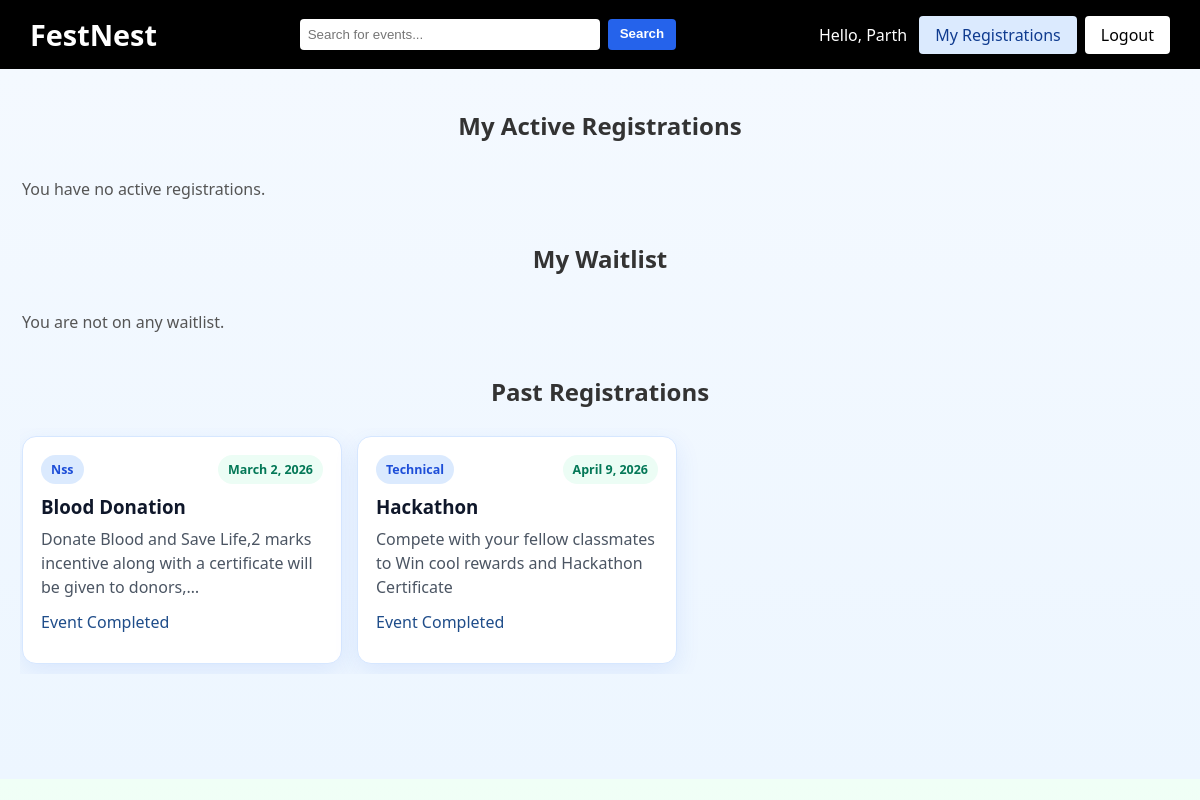
/my-registrations/ (signed in), run on an earlier commit of the app's database.
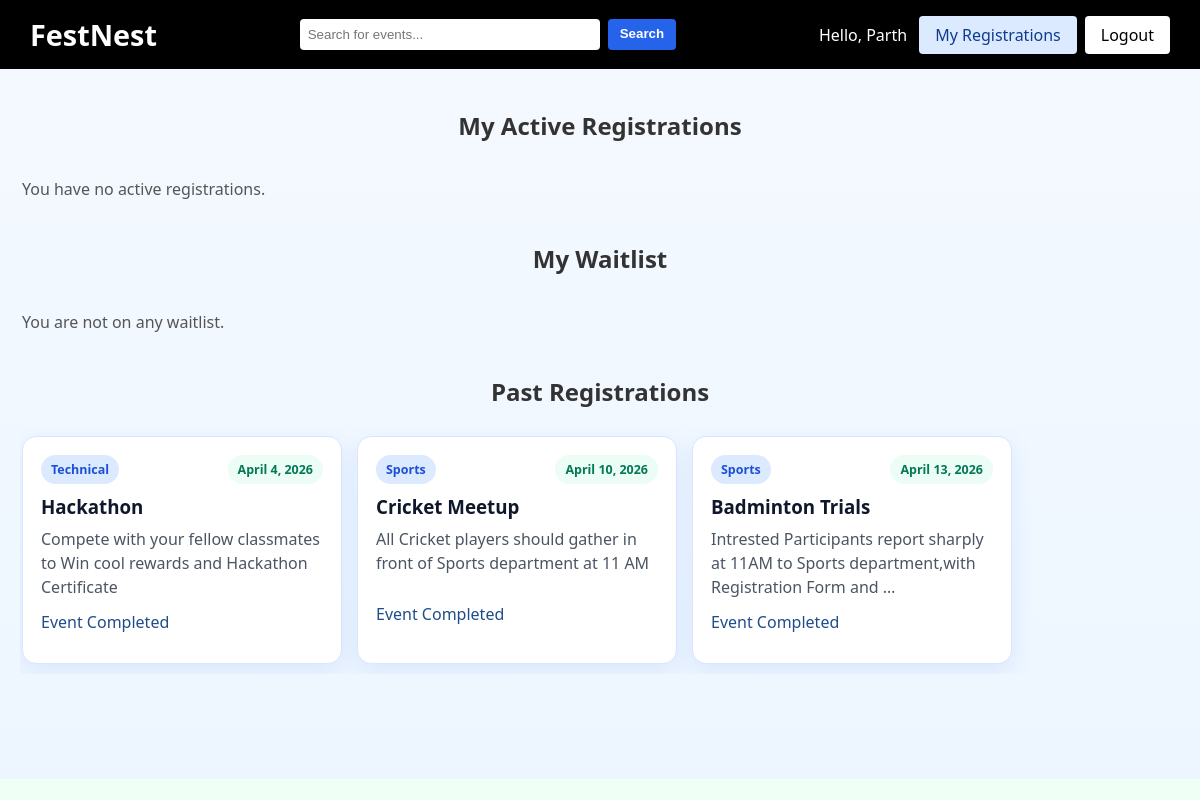
And on a later commit of the database.
### events/models.py (models this page shows, shortened)
class Event(models.Model):
    CATEGORY_CHOICES = [
        ('cultural', 'Cultural'),
        ('technical', 'Technical'),
        ('sports', 'Sports'),
        ('nss', 'NSS'),
    ]
    title = models.CharField(max_length=200)
    category = models.CharField(max_length=20, choices=CATEGORY_CHOICES)
    date = models.DateField()
    description = models.TextField()
    capacity = models.PositiveIntegerField(default=100)
    waitlist_enabled = models.BooleanField(default=True)
    is_team_event = models.BooleanField(default=False)
    min_team_size = models.PositiveIntegerField(default=2)
    max_team_size = models.PositiveIntegerField(default=4)
    attendees = models.ManyToManyField(User, blank=True)

### events/views.py (the view)
# urls.py: path('my-registrations/', views.my_registrations, name='my_registrations'),
@login_required
def my_registrations(request):
    today = timezone.localdate()
    registered_events = Event.objects.filter(attendees=request.user).order_by('date')
    active_registered_events = registered_events.filter(date__gte=today)
    past_registered_events = registered_events.filter(date__lt=today)
    waitlisted_entries = (
        WaitlistEntry.objects
        .filter(user=request.user, event__date__gte=today)
        .select_related('event')
        .order_by('event__date', 'created_at')
    )
    team_registrations = (
        Team.objects
        .filter(members=request.user, is_submitted=True)
        .select_related('event', 'leader')
        .prefetch_related('members')
        .order_by('event__date')
    )
    active_team_registrations = [team for team in team_registrations if team.event.date >= today]
    past_team_registrations = [team for team in team_registrations if team.event.date < today]
    active_teams_in_progress = (
        Team.objects
        .filter(members=request.user, is_submitted=False, event__date__gte=today)
        .select_related('event', 'leader')
        .prefetch_related('members')
        .order_by('event__date', 'created_at')
    )
    return render(
        request,
        'my_registrations.html',
        {
            'active_events': active_registered_events,
            'past_events': past_registered_events,
            'waitlisted_entries': waitlisted_entries,
            'active_team_registrations': active_team_registrations,
            'past_team_registrations': past_team_registrations,
            'active_teams_in_progress': active_teams_in_progress,
        },
    )

### templates/my_registrations.html (shortened to what this page needs)
{% extends 'base.html' %}
{% block body_class %}detail-page{% endblock %}
{% block content %}
<section class="carousel-section registrations-section">
    <div class="container">
        <h2>My Active Registrations</h2>
        <div class="carousel-track">
            {% for event in active_events %}
            <article class="upcoming-card">
                <div class="upcoming-top">
                    <span class="category-pill">{{ event.category|title }}</span>
                    <span class="date-pill">{{ event.date }}</span>
                </div>
                <h3>{{ event.title }}</h3>
                <p class="upcoming-desc">{{ event.description|truncatechars:95 }}</p>
                <div class="upcoming-actions">
                    <a href="{% url 'event_detail' event.id %}" class="cta-btn upcoming-btn">View Details</a>
                    <form method="post" action="{% url 'unregister_event' event.id %}" class="inline-form">
                        {% csrf_token %}
                        <button type="submit" class="cta-btn upcoming-btn alt">Unregister</button>
                    </form>
                </div>
            </article>
            {% empty %}
            <p class="empty-text">You have no active registrations.</p>
            {% endfor %}
        </div>
        <h2 style="margin-top: 24px;">My Waitlist</h2>
        <div class="carousel-track">
            {% for entry in waitlisted_entries %}
            <article class="upcoming-card">
                <div class="upcoming-top">
                    <span class="category-pill">{{ entry.event.category|title }}</span>
                    <span class="date-pill">{{ entry.event.date }}</span>
                </div>
                <h3>{{ entry.event.title }}</h3>
                <p class="upcoming-desc">{{ entry.event.description|truncatechars:95 }}</p>
                <div class="upcoming-actions">
                    <a href="{% url 'event_detail' entry.event.id %}" class="cta-btn upcoming-btn">View Details</a>
                    <form method="post" action="{% url 'unregister_event' entry.event.id %}" class="inline-form">
                        {% csrf_token %}
                        <button type="submit" class="cta-btn upcoming-btn alt">Leave Waitlist</button>
                    </form>
                </div>
            </article>
            {% empty %}
            <p class="empty-text">You are not on any waitlist.</p>
            {% endfor %}
        </div>
        <h2 style="margin-top: 24px;">Past Registrations</h2>
        <div class="carousel-track">
            {% for event in past_events %}
            <article class="upcoming-card">
                <div class="upcoming-top">
                    <span class="category-pill">{{ event.category|title }}</span>
                    <span class="date-pill">{{ event.date }}</span>
                </div>
                <h3>{{ event.title }}</h3>
                <p class="upcoming-desc">{{ event.description|truncatechars:95 }}</p>
                <p class="registration-note">Event Completed</p>
            </article>
            {% empty %}
            <p class="empty-text">No past registrations yet.</p>
            {% endfor %}
        </div>
    </div>
</section>
{% endblock %}

What changed in the data, as far as the page shows it:
no longer on this page (row unchanged): Event: category "Nss", date "March 2, 2026", title "Blood Donation", description "Donate Blood and Save Life,2 marks incentive along with a certificate will be given to donors,…"
changed Event "Hackathon": date "April 9, 2026" → "April 4, 2026"
now on this page (row unchanged): Event: category "Sports", date "April 10, 2026", title "Cricket Meetup", description "All Cricket players should gather in front of Sports department at 11 AM"
added Event: category "Sports", date "April 13, 2026", title "Badminton Trials", description "Intrested Participants report sharply at 11AM to Sports department,with Registration Form and …"
